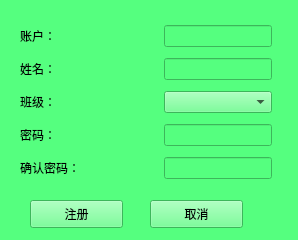
<?xml version="1.0" encoding="UTF-8"?>
<ui version="4.0">
 <class>zhuche</class>
 <widget class="QWidget" name="zhuche">
  <property name="geometry">
   <rect>
    <x>0</x>
    <y>0</y>
    <width>298</width>
    <height>240</height>
   </rect>
  </property>
  <property name="windowTitle">
   <string>Form</string>
  </property>
  <property name="styleSheet">
   <string notr="true">background-color: rgb(85, 255, 127);</string>
  </property>
  <widget class="QPushButton" name="zhuchebtn">
   <property name="geometry">
    <rect>
     <x>30</x>
     <y>200</y>
     <width>93</width>
     <height>28</height>
    </rect>
   </property>
   <property name="text">
    <string>注册</string>
   </property>
  </widget>
  <widget class="QPushButton" name="cancelbtn">
   <property name="geometry">
    <rect>
     <x>150</x>
     <y>200</y>
     <width>93</width>
     <height>28</height>
    </rect>
   </property>
   <property name="text">
    <string>取消</string>
   </property>
  </widget>
  <widget class="QWidget" name="">
   <property name="geometry">
    <rect>
     <x>20</x>
     <y>20</y>
     <width>252</width>
     <height>164</height>
    </rect>
   </property>
   <layout class="QGridLayout" name="gridLayout">
    <item row="0" column="1">
     <spacer name="horizontalSpacer">
      <property name="orientation">
       <enum>Qt::Horizontal</enum>
      </property>
      <property name="sizeHint" stdset="0">
       <size>
        <width>40</width>
        <height>20</height>
       </size>
      </property>
     </spacer>
    </item>
    <item row="0" column="2">
     <widget class="QLineEdit" name="lineEdituser"/>
    </item>
    <item row="0" column="0">
     <widget class="QLabel" name="label">
      <property name="text">
       <string>账户：</string>
      </property>
     </widget>
    </item>
    <item row="5" column="0">
     <widget class="QLabel" name="label_3">
      <property name="text">
       <string>确认密码：</string>
      </property>
     </widget>
    </item>
    <item row="4" column="0">
     <widget class="QLabel" name="label_2">
      <property name="text">
       <string>密码：</string>
      </property>
     </widget>
    </item>
    <item row="5" column="2">
     <widget class="QLineEdit" name="lineEditensurepassword">
      <property name="echoMode">
       <enum>QLineEdit::Password</enum>
      </property>
     </widget>
    </item>
    <item row="4" column="2">
     <widget class="QLineEdit" name="lineEditpassword">
      <property name="echoMode">
       <enum>QLineEdit::Password</enum>
      </property>
     </widget>
    </item>
    <item row="2" column="0">
     <widget class="QLabel" name="label_4">
      <property name="text">
       <string>姓名：</string>
      </property>
     </widget>
    </item>
    <item row="2" column="2">
     <widget class="QLineEdit" name="lineEditname"/>
    </item>
    <item row="3" column="0">
     <widget class="QLabel" name="label_5">
      <property name="text">
       <string>班级：</string>
      </property>
     </widget>
    </item>
    <item row="3" column="2">
     <widget class="QComboBox" name="comboBoxclass"/>
    </item>
   </layout>
  </widget>
 </widget>
 <resources/>
 <connections/>
</ui>
